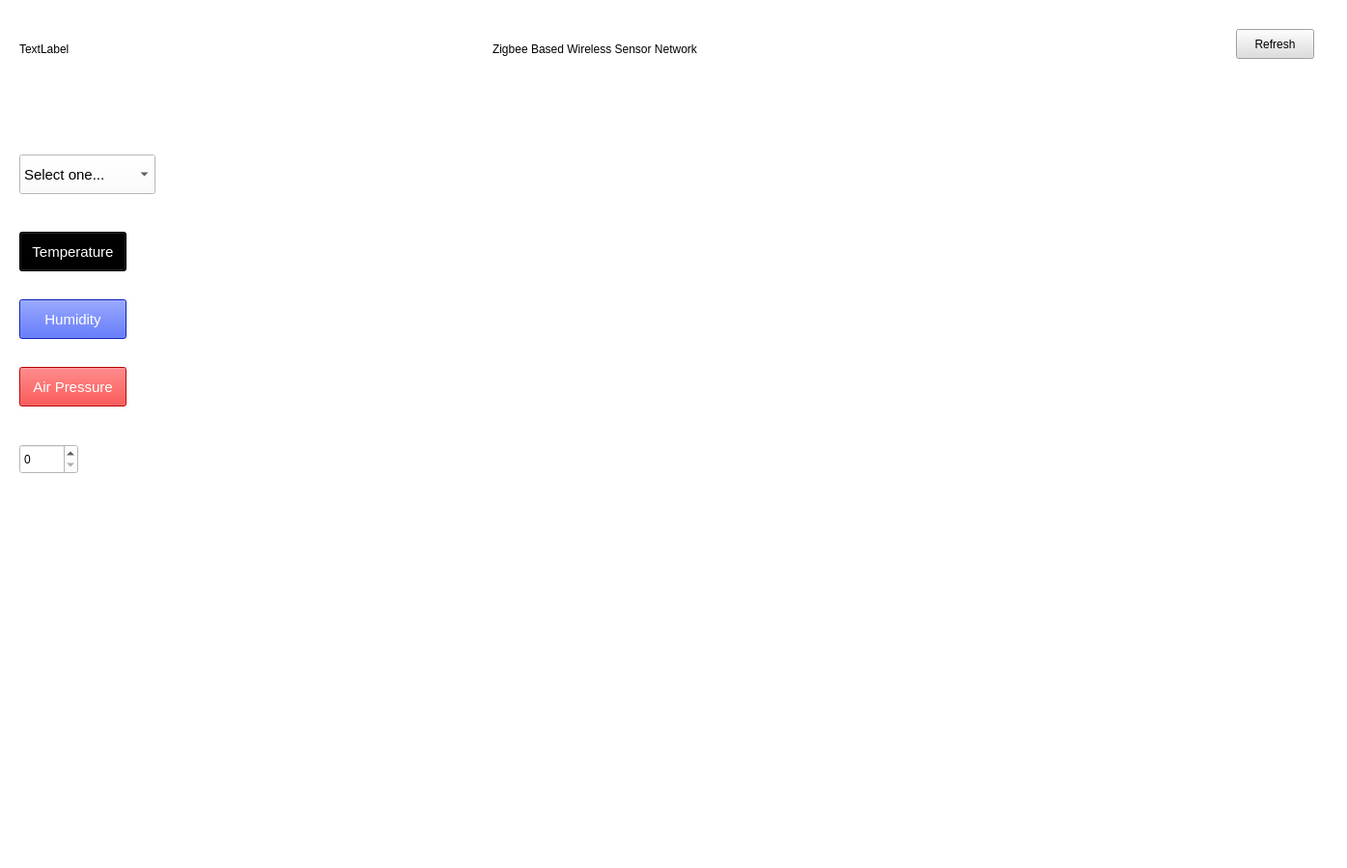
<?xml version="1.0" encoding="UTF-8"?>
<ui version="4.0">
 <class>GraduationProject</class>
 <widget class="QWidget" name="GraduationProject">
  <property name="geometry">
   <rect>
    <x>0</x>
    <y>0</y>
    <width>1395</width>
    <height>899</height>
   </rect>
  </property>
  <property name="minimumSize">
   <size>
    <width>1395</width>
    <height>899</height>
   </size>
  </property>
  <property name="maximumSize">
   <size>
    <width>1395</width>
    <height>899</height>
   </size>
  </property>
  <property name="windowTitle">
   <string>Graduation Project</string>
  </property>
  <property name="styleSheet">
   <string notr="true">background-color: rgb(255, 255, 255);</string>
  </property>
  <widget class="QComboBox" name="comboBox">
   <property name="geometry">
    <rect>
     <x>20</x>
     <y>160</y>
     <width>141</width>
     <height>41</height>
    </rect>
   </property>
   <property name="font">
    <font>
     <family>MS Shell Dlg 2</family>
     <pointsize>11</pointsize>
     <weight>50</weight>
     <italic>false</italic>
     <bold>false</bold>
    </font>
   </property>
   <property name="styleSheet">
    <string notr="true">font: 11pt &quot;MS Shell Dlg 2&quot;;</string>
   </property>
   <item>
    <property name="text">
     <string>Select one...</string>
    </property>
   </item>
   <item>
    <property name="text">
     <string>Office Regression</string>
    </property>
   </item>
   <item>
    <property name="text">
     <string>Fridge Time</string>
    </property>
   </item>
   <item>
    <property name="text">
     <string>Office Time</string>
    </property>
   </item>
  </widget>
  <widget class="QPushButton" name="pressure_button">
   <property name="geometry">
    <rect>
     <x>20</x>
     <y>380</y>
     <width>111</width>
     <height>41</height>
    </rect>
   </property>
   <property name="font">
    <font>
     <family>MS Shell Dlg 2</family>
     <pointsize>11</pointsize>
     <weight>50</weight>
     <italic>false</italic>
     <bold>false</bold>
    </font>
   </property>
   <property name="styleSheet">
    <string notr="true">font: 11pt &quot;MS Shell Dlg 2&quot;;
background-color: rgb(255, 0, 0);
color: rgb(255, 255, 255);</string>
   </property>
   <property name="text">
    <string>Air Pressure</string>
   </property>
  </widget>
  <widget class="QLabel" name="label">
   <property name="geometry">
    <rect>
     <x>180</x>
     <y>60</y>
     <width>1191</width>
     <height>801</height>
    </rect>
   </property>
   <property name="styleSheet">
    <string notr="true">background-color: rgb(255, 255, 255);</string>
   </property>
   <property name="text">
    <string/>
   </property>
   <property name="scaledContents">
    <bool>true</bool>
   </property>
  </widget>
  <widget class="QSpinBox" name="time_spin">
   <property name="geometry">
    <rect>
     <x>20</x>
     <y>460</y>
     <width>61</width>
     <height>31</height>
    </rect>
   </property>
   <property name="styleSheet">
    <string notr="true">font: 12pt &quot;MS Shell Dlg 2&quot;;</string>
   </property>
  </widget>
  <widget class="QPushButton" name="refresh_button">
   <property name="geometry">
    <rect>
     <x>1280</x>
     <y>30</y>
     <width>81</width>
     <height>31</height>
    </rect>
   </property>
   <property name="styleSheet">
    <string notr="true">background-color: rgb(222, 222, 222);
font: 10pt &quot;MS Shell Dlg 2&quot;;</string>
   </property>
   <property name="text">
    <string>Refresh</string>
   </property>
  </widget>
  <widget class="QPushButton" name="temperature_button">
   <property name="geometry">
    <rect>
     <x>20</x>
     <y>240</y>
     <width>111</width>
     <height>41</height>
    </rect>
   </property>
   <property name="font">
    <font>
     <family>MS Shell Dlg 2</family>
     <pointsize>11</pointsize>
     <weight>50</weight>
     <italic>false</italic>
     <bold>false</bold>
    </font>
   </property>
   <property name="styleSheet">
    <string notr="true">font: 11pt &quot;MS Shell Dlg 2&quot;;
background-color: rgb(0, 0, 0);
color: rgb(255, 255, 255);</string>
   </property>
   <property name="text">
    <string>Temperature</string>
   </property>
  </widget>
  <widget class="QPushButton" name="humidity_button">
   <property name="geometry">
    <rect>
     <x>20</x>
     <y>310</y>
     <width>111</width>
     <height>41</height>
    </rect>
   </property>
   <property name="font">
    <font>
     <family>MS Shell Dlg 2</family>
     <pointsize>11</pointsize>
     <weight>50</weight>
     <italic>false</italic>
     <bold>false</bold>
    </font>
   </property>
   <property name="styleSheet">
    <string notr="true">font: 11pt &quot;MS Shell Dlg 2&quot;;
background-color: rgb(8, 41, 255);
color: rgb(255, 255, 255);</string>
   </property>
   <property name="text">
    <string>Humidity</string>
   </property>
  </widget>
  <widget class="QLabel" name="label_2">
   <property name="geometry">
    <rect>
     <x>510</x>
     <y>10</y>
     <width>371</width>
     <height>81</height>
    </rect>
   </property>
   <property name="styleSheet">
    <string notr="true">font: 16pt &quot;MS Shell Dlg 2&quot;;</string>
   </property>
   <property name="text">
    <string>Zigbee Based Wireless Sensor Network</string>
   </property>
  </widget>
  <widget class="QLabel" name="label_logo">
   <property name="geometry">
    <rect>
     <x>20</x>
     <y>0</y>
     <width>171</width>
     <height>101</height>
    </rect>
   </property>
   <property name="text">
    <string>TextLabel</string>
   </property>
   <property name="scaledContents">
    <bool>true</bool>
   </property>
  </widget>
 </widget>
 <resources/>
 <connections/>
</ui>
